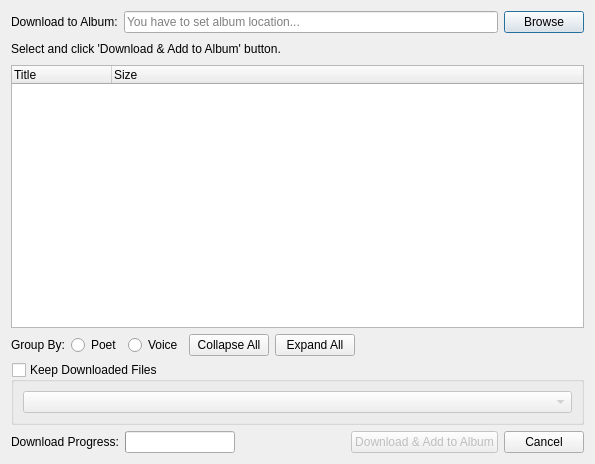
<?xml version="1.0" encoding="UTF-8"?>
<ui version="4.0">
 <class>AudioRepoDownloader</class>
 <widget class="QDialog" name="AudioRepoDownloader">
  <property name="enabled">
   <bool>true</bool>
  </property>
  <property name="geometry">
   <rect>
    <x>0</x>
    <y>0</y>
    <width>595</width>
    <height>464</height>
   </rect>
  </property>
  <property name="windowTitle">
   <string>Data Base Updater</string>
  </property>
  <layout class="QVBoxLayout" name="verticalLayout_2">
   <item>
    <layout class="QVBoxLayout" name="verticalLayout">
     <item>
      <layout class="QHBoxLayout" name="horizontalLayoutRepo">
       <item>
        <widget class="QLabel" name="label_2">
         <property name="text">
          <string>Download to Album:</string>
         </property>
        </widget>
       </item>
       <item>
        <widget class="QLineEdit" name="lineEditDownloadLocation">
         <property name="text">
          <string/>
         </property>
         <property name="placeholderText">
          <string>You have to set album location...</string>
         </property>
        </widget>
       </item>
       <item>
        <widget class="QPushButton" name="pushButtonBrowse">
         <property name="text">
          <string>Browse</string>
         </property>
        </widget>
       </item>
      </layout>
     </item>
     <item>
      <layout class="QHBoxLayout" name="horizontalLayout">
       <item>
        <widget class="QLabel" name="labelSubtitle">
         <property name="text">
          <string>Select and click 'Download &amp; Add to Album' button.</string>
         </property>
        </widget>
       </item>
       <item>
        <spacer name="horizontalSpacer_2">
         <property name="orientation">
          <enum>Qt::Horizontal</enum>
         </property>
         <property name="sizeHint" stdset="0">
          <size>
           <width>40</width>
           <height>20</height>
          </size>
         </property>
        </spacer>
       </item>
       <item>
        <widget class="QPushButton" name="refreshPushButton">
         <property name="enabled">
          <bool>true</bool>
         </property>
         <property name="sizePolicy">
          <sizepolicy hsizetype="Fixed" vsizetype="Fixed">
           <horstretch>0</horstretch>
           <verstretch>0</verstretch>
          </sizepolicy>
         </property>
         <property name="cursor">
          <cursorShape>ArrowCursor</cursorShape>
         </property>
         <property name="styleSheet">
          <string notr="true">QPushButton { padding: 2px; }</string>
         </property>
         <property name="text">
          <string/>
         </property>
         <property name="checkable">
          <bool>false</bool>
         </property>
         <property name="flat">
          <bool>true</bool>
         </property>
        </widget>
       </item>
      </layout>
     </item>
     <item>
      <widget class="QTreeWidget" name="repoSelectTree">
       <property name="columnCount">
        <number>2</number>
       </property>
       <attribute name="headerStretchLastSection">
        <bool>true</bool>
       </attribute>
       <column>
        <property name="text">
         <string>Title</string>
        </property>
       </column>
       <column>
        <property name="text">
         <string>Size</string>
        </property>
       </column>
      </widget>
     </item>
     <item>
      <layout class="QHBoxLayout" name="horizontalLayout_2">
       <item>
        <layout class="QHBoxLayout" name="horizontalLayout_5">
         <item>
          <widget class="QLabel" name="groupLabel">
           <property name="text">
            <string>Group By:</string>
           </property>
          </widget>
         </item>
         <item>
          <widget class="QRadioButton" name="poetGroupRadioButton">
           <property name="text">
            <string>Poet</string>
           </property>
          </widget>
         </item>
         <item>
          <widget class="QRadioButton" name="voiceGroupRadioButton">
           <property name="text">
            <string>Voice</string>
           </property>
          </widget>
         </item>
        </layout>
       </item>
       <item>
        <layout class="QHBoxLayout" name="horizontalLayout_4">
         <item>
          <widget class="QPushButton" name="collapsePushButton">
           <property name="text">
            <string>Collapse All</string>
           </property>
          </widget>
         </item>
         <item>
          <widget class="QPushButton" name="expandPushButton">
           <property name="text">
            <string>Expand All</string>
           </property>
          </widget>
         </item>
        </layout>
       </item>
       <item>
        <spacer name="horizontalSpacer_3">
         <property name="orientation">
          <enum>Qt::Horizontal</enum>
         </property>
         <property name="sizeHint" stdset="0">
          <size>
           <width>40</width>
           <height>20</height>
          </size>
         </property>
        </spacer>
       </item>
      </layout>
     </item>
     <item>
      <widget class="QGroupBox" name="groupBoxKeepDownload">
       <property name="title">
        <string>Keep Downloaded Files</string>
       </property>
       <property name="flat">
        <bool>false</bool>
       </property>
       <property name="checkable">
        <bool>true</bool>
       </property>
       <property name="checked">
        <bool>false</bool>
       </property>
       <layout class="QHBoxLayout" name="horizontalLayout_3">
        <item>
         <widget class="QComboBox" name="comboBoxRepoList"/>
        </item>
       </layout>
      </widget>
     </item>
     <item>
      <layout class="QHBoxLayout" name="hButtonsLayout">
       <item>
        <widget class="QLabel" name="labelDownloadStatus">
         <property name="text">
          <string>Download Progress:</string>
         </property>
        </widget>
       </item>
       <item>
        <widget class="QProgressBar" name="downloadProgressBar">
         <property name="value">
          <number>0</number>
         </property>
         <property name="textVisible">
          <bool>false</bool>
         </property>
        </widget>
       </item>
       <item>
        <spacer name="horizontalSpacer">
         <property name="orientation">
          <enum>Qt::Horizontal</enum>
         </property>
         <property name="sizeHint" stdset="0">
          <size>
           <width>40</width>
           <height>20</height>
          </size>
         </property>
        </spacer>
       </item>
       <item>
        <widget class="QPushButton" name="pushButtonDownload">
         <property name="enabled">
          <bool>false</bool>
         </property>
         <property name="text">
          <string>Download &amp;&amp; Add to Album</string>
         </property>
        </widget>
       </item>
       <item>
        <widget class="QPushButton" name="pushButtonCancel">
         <property name="text">
          <string>Cancel</string>
         </property>
        </widget>
       </item>
      </layout>
     </item>
    </layout>
   </item>
  </layout>
 </widget>
 <resources/>
 <connections>
  <connection>
   <sender>pushButtonCancel</sender>
   <signal>clicked()</signal>
   <receiver>AudioRepoDownloader</receiver>
   <slot>reject()</slot>
   <hints>
    <hint type="sourcelabel">
     <x>377</x>
     <y>288</y>
    </hint>
    <hint type="destinationlabel">
     <x>405</x>
     <y>0</y>
    </hint>
   </hints>
  </connection>
 </connections>
</ui>
